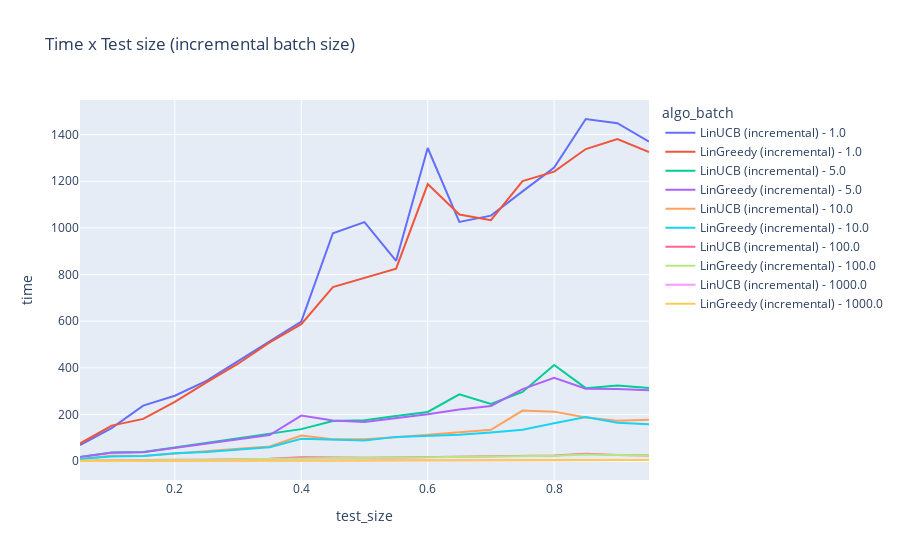

Notebook code for this chart:
### Code cell
fig = px.line(df_results_incremental, x="test_size", y="time", color='algo_batch', title='Time x Test size (incremental batch size)')
fig.show()
fig.write_html('results/time_x_test_size_incremental_batch_size.html')

### Figure 1 — Plotly figure (JSON) as saved in the notebook; plotly's stock layout.template omitted (floating-point values rounded to 4 significant figures)
{"data": [{"hovertemplate": "algo_batch=LinUCB (incremental) - 1.0<br>test_size=%{x}<br>time=%{y}<extra></extra>", "legendgroup": "LinUCB (incremental) - 1.0", "line": {"color": "#636efa", "dash": "solid"}, "marker": {"symbol": "circle"}, "mode": "lines", "name": "LinUCB (incremental) - 1.0", "orientation": "v", "showlegend": true, "type": "scatter", "x": [0.05, 0.1, 0.15, 0.2, 0.25, 0.3, 0.35, 0.4, 0.45, 0.5, 0.55, 0.6, 0.65, 0.7, 0.75, 0.8, 0.85, 0.9, 0.95], "xaxis": "x", "y": [68.86, 141.4, 237.7, 280.4, 343.6, 429.6, 511.9, 598.0, 977.3, 1025.0, 858.7, 1343.0, 1025.0, 1053.0, 1157.0, 1259.0, 1467.0, 1449.0, 1370.0], "yaxis": "y"}, {"hovertemplate": "algo_batch=LinGreedy (incremental) - 1.0<br>test_size=%{x}<br>time=%{y}<extra></extra>", "legendgroup": "LinGreedy (incremental) - 1.0", "line": {"color": "#EF553B", "dash": "solid"}, "marker": {"symbol": "circle"}, "mode": "lines", "name": "LinGreedy (incremental) - 1.0", "orientation": "v", "showlegend": true, "type": "scatter", "x": [0.05, 0.1, 0.15, 0.2, 0.25, 0.3, 0.35, 0.4, 0.45, 0.5, 0.55, 0.6, 0.65, 0.7, 0.75, 0.8, 0.85, 0.9, 0.95], "xaxis": "x", "y": [75.32, 152.0, 181.0, 254.1, 337.3, 417.5, 508.6, 586.9, 746.3, 787.0, 825.2, 1188.0, 1057.0, 1033.0, 1201.0, 1241.0, 1338.0, 1381.0, 1325.0], "yaxis": "y"}, {"hovertemplate": "algo_batch=LinUCB (incremental) - 5.0<br>test_size=%{x}<br>time=%{y}<extra></extra>", "legendgroup": "LinUCB (incremental) - 5.0", "line": {"color": "#00cc96", "dash": "solid"}, "marker": {"symbol": "circle"}, "mode": "lines", "name": "LinUCB (incremental) - 5.0", "orientation": "v", "showlegend": true, "type": "scatter", "x": [0.05, 0.1, 0.15, 0.2, 0.25, 0.3, 0.35, 0.4, 0.45, 0.5, 0.55, 0.6, 0.65, 0.7, 0.75, 0.8, 0.85, 0.9, 0.95], "xaxis": "x", "y": [17.93, 36.43, 38.9, 58.46, 77.72, 97.28, 117.5, 137.0, 171.5, 175.2, 193.1, 210.7, 286.2, 245.2, 296.6, 412.3, 312.8, 324.0, 313.2], "yaxis": "y"}, {"hovertemplate": "algo_batch=LinGreedy (incremental) - 5.0<br>test_size=%{x}<br>time=%{y}<extra></extra>", "legendgroup": "LinGreedy (incremental) - 5.0", "line": {"color": "#ab63fa", "dash": "solid"}, "marker": {"symbol": "circle"}, "mode": "lines", "name": "LinGreedy (incremental) - 5.0", "orientation": "v", "showlegend": true, "type": "scatter", "x": [0.05, 0.1, 0.15, 0.2, 0.25, 0.3, 0.35, 0.4, 0.45, 0.5, 0.55, 0.6, 0.65, 0.7, 0.75, 0.8, 0.85, 0.9, 0.95], "xaxis": "x", "y": [18.0, 35.98, 37.42, 56.01, 73.41, 92.66, 111.6, 195.4, 174.0, 167.8, 182.7, 200.4, 221.0, 236.3, 308.7, 357.4, 310.5, 309.5, 303.7], "yaxis": "y"}, {"hovertemplate": "algo_batch=LinUCB (incremental) - 10.0<br>test_size=%{x}<br>time=%{y}<extra></extra>", "legendgroup": "LinUCB (incremental) - 10.0", "line": {"color": "#FFA15A", "dash": "solid"}, "marker": {"symbol": "circle"}, "mode": "lines", "name": "LinUCB (incremental) - 10.0", "orientation": "v", "showlegend": true, "type": "scatter", "x": [0.05, 0.1, 0.15, 0.2, 0.25, 0.3, 0.35, 0.4, 0.45, 0.5, 0.55, 0.6, 0.65, 0.7, 0.75, 0.8, 0.85, 0.9, 0.95], "xaxis": "x", "y": [9.398, 22.98, 21.45, 30.87, 41.44, 52.75, 62.61, 109.8, 93.53, 93.44, 102.6, 112.9, 126.5, 133.9, 216.4, 212.0, 186.5, 173.2, 177.6], "yaxis": "y"}, {"hovertemplate": "algo_batch=LinGreedy (incremental) - 10.0<br>test_size=%{x}<br>time=%{y}<extra></extra>", "legendgroup": "LinGreedy (incremental) - 10.0", "line": {"color": "#19d3f3", "dash": "solid"}, "marker": {"symbol": "circle"}, "mode": "lines", "name": "LinGreedy (incremental) - 10.0", "orientation": "v", "showlegend": true, "type": "scatter", "x": [0.05, 0.1, 0.15, 0.2, 0.25, 0.3, 0.35, 0.4, 0.45, 0.5, 0.55, 0.6, 0.65, 0.7, 0.75, 0.8, 0.85, 0.9, 0.95], "xaxis": "x", "y": [10.02, 19.14, 22.21, 34.0, 39.23, 50.08, 59.15, 95.64, 92.69, 88.74, 103.8, 107.1, 112.6, 122.5, 134.6, 162.1, 189.5, 164.2, 157.5], "yaxis": "y"}, {"hovertemplate": "algo_batch=LinUCB (incremental) - 100.0<br>test_size=%{x}<br>time=%{y}<extra></extra>", "legendgroup": "LinUCB (incremental) - 100.0", "line": {"color": "#FF6692", "dash": "solid"}, "marker": {"symbol": "circle"}, "mode": "lines", "name": "LinUCB (incremental) - 100.0", "orientation": "v", "showlegend": true, "type": "scatter", "x": [0.05, 0.1, 0.15, 0.2, 0.25, 0.3, 0.35, 0.4, 0.45, 0.5, 0.55, 0.6, 0.65, 0.7, 0.75, 0.8, 0.85, 0.9, 0.95], "xaxis": "x", "y": [1.93, 3.991, 3.386, 6.055, 6.196, 7.747, 9.649, 16.17, 13.96, 13.92, 15.45, 16.93, 17.66, 19.25, 21.18, 23.95, 31.09, 25.85, 24.29], "yaxis": "y"}, {"hovertemplate": "algo_batch=LinGreedy (incremental) - 100.0<br>test_size=%{x}<br>time=%{y}<extra></extra>", "legendgroup": "LinGreedy (incremental) - 100.0", "line": {"color": "#B6E880", "dash": "solid"}, "marker": {"symbol": "circle"}, "mode": "lines", "name": "LinGreedy (incremental) - 100.0", "orientation": "v", "showlegend": true, "type": "scatter", "x": [0.05, 0.1, 0.15, 0.2, 0.25, 0.3, 0.35, 0.4, 0.45, 0.5, 0.55, 0.6, 0.65, 0.7, 0.75, 0.8, 0.85, 0.9, 0.95], "xaxis": "x", "y": [1.434, 3.605, 3.247, 4.944, 5.77, 8.005, 8.95, 14.25, 13.75, 12.91, 14.78, 16.32, 16.64, 18.0, 22.8, 23.37, 28.5, 24.43, 23.46], "yaxis": "y"}, {"hovertemplate": "algo_batch=LinUCB (incremental) - 1000.0<br>test_size=%{x}<br>time=%{y}<extra></extra>", "legendgroup": "LinUCB (incremental) - 1000.0", "line": {"color": "#FF97FF", "dash": "solid"}, "marker": {"symbol": "circle"}, "mode": "lines", "name": "LinUCB (incremental) - 1000.0", "orientation": "v", "showlegend": true, "type": "scatter", "x": [0.05, 0.1, 0.15, 0.2, 0.25, 0.3, 0.35, 0.4, 0.45, 0.5, 0.55, 0.6, 0.65, 0.7, 0.75, 0.8, 0.85, 0.9, 0.95], "xaxis": "x", "y": [0.4384, 0.6868, 0.4897, 0.8398, 1.061, 1.274, 1.527, 2.985, 2.842, 2.142, 2.403, 3.714, 2.855, 3.227, 3.393, 4.122, 5.42, 4.351, 4.259], "yaxis": "y"}, {"hovertemplate": "algo_batch=LinGreedy (incremental) - 1000.0<br>test_size=%{x}<br>time=%{y}<extra></extra>", "legendgroup": "LinGreedy (incremental) - 1000.0", "line": {"color": "#FECB52", "dash": "solid"}, "marker": {"symbol": "circle"}, "mode": "lines", "name": "LinGreedy (incremental) - 1000.0", "orientation": "v", "showlegend": true, "type": "scatter", "x": [0.05, 0.1, 0.15, 0.2, 0.25, 0.3, 0.35, 0.4, 0.45, 0.5, 0.55, 0.6, 0.65, 0.7, 0.75, 0.8, 0.85, 0.9, 0.95], "xaxis": "x", "y": [0.3656, 0.6567, 0.5958, 0.734, 0.9544, 1.264, 1.501, 2.707, 2.736, 2.147, 2.524, 3.427, 2.793, 2.926, 4.098, 3.85, 4.895, 4.079, 4.136], "yaxis": "y"}], "layout": {"legend": {"title": {"text": "algo_batch"}, "tracegroupgap": 0}, "title": {"text": "Time x Test size (incremental batch size)"}, "xaxis": {"anchor": "y", "domain": [0, 1], "title": {"text": "test_size"}}, "yaxis": {"anchor": "x", "domain": [0, 1], "title": {"text": "time"}}}}
